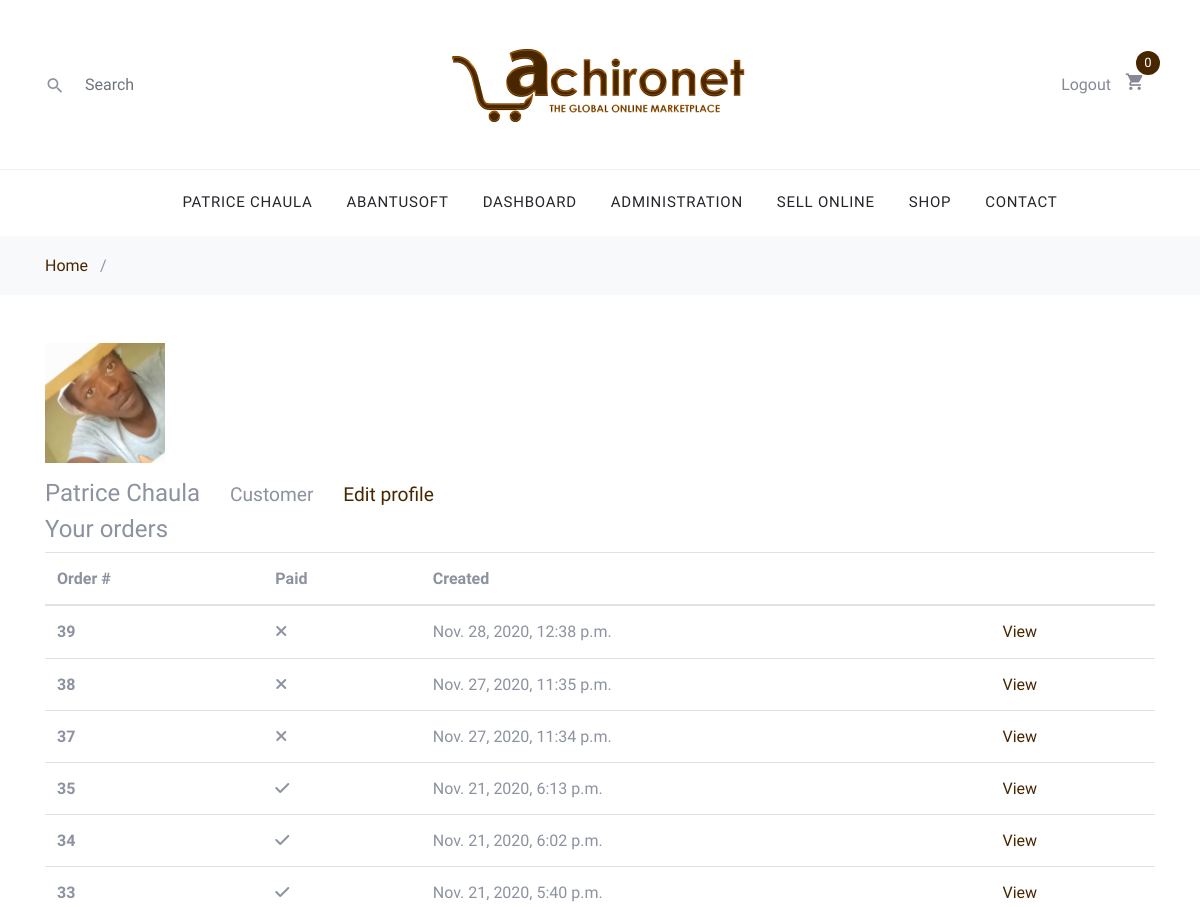
Before: /users/profile/7/ (signed in, upper part) with the older database file.
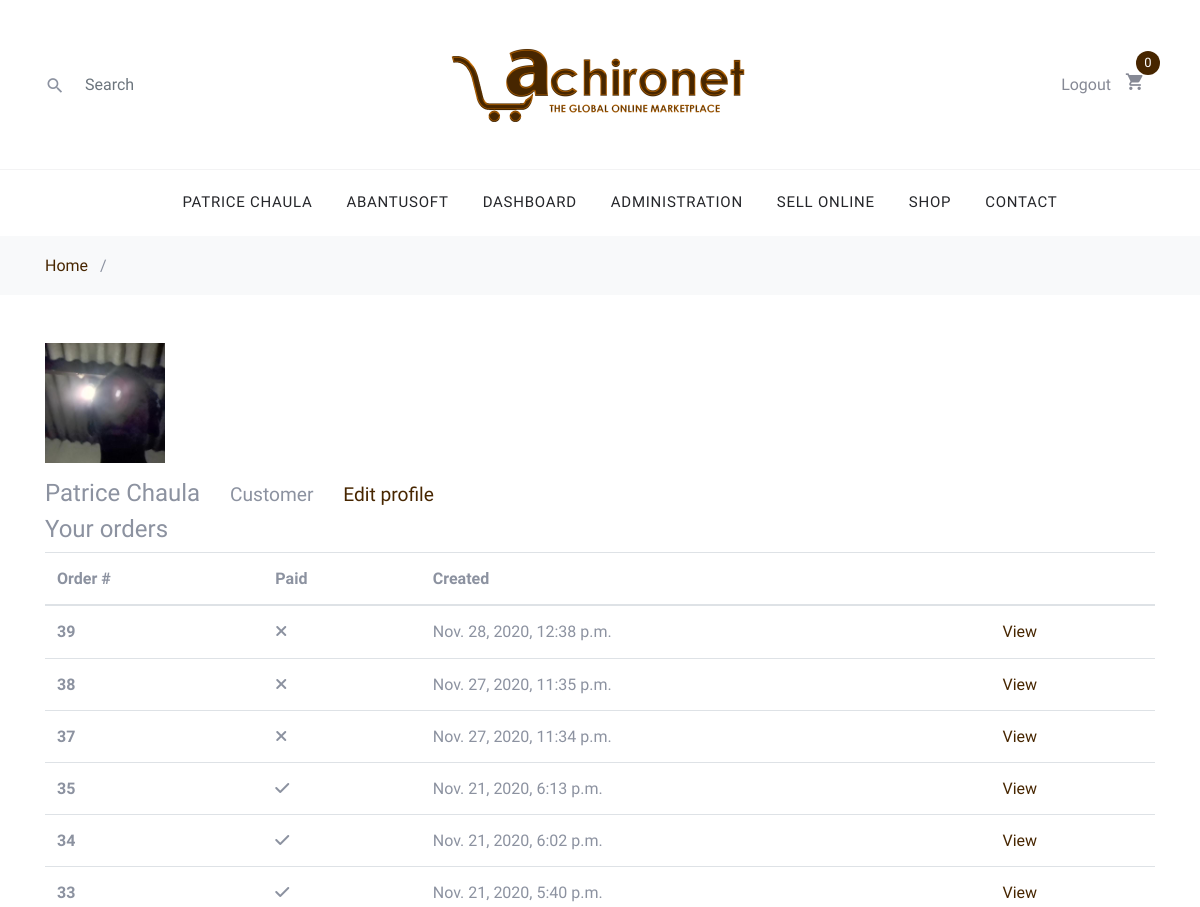
After: the same page with the newer database file.
### users/models.py (models this page shows)
class Profile(models.Model):
    firstname = models.CharField(max_length=45)
    lastname = models.CharField(max_length=45)
    profile_picture = models.OneToOneField(
        "Photo", null=True, blank=True, on_delete=models.SET_NULL)
    user = models.OneToOneField(
        User, null=True, blank=True, on_delete=models.CASCADE)
    def __str__(self):
        return self.firstname + " " + self.lastname

class Photo(models.Model):
    file = models.ImageField(upload_to=RandomFileName("profile-images"), blank=True)
    description = models.CharField(max_length=255, blank=True)
    uploaded_at = models.DateTimeField(auto_now_add=True)
    class Meta:
        verbose_name = 'photo'
        verbose_name_plural = 'photos'

### users/views.py (the view)
# urls.py: path("profile/<pk>/", views.ProfileView.as_view(), name="profile"),
class ProfileView(DetailView):
    model = Profile
    template_name = "users/profile.html"
    def get_context_data(self, **kwargs):
        context = super().get_context_data(**kwargs)
        context['orders'] = self.object.orders.all()
        return context

### users/models.py (called while the page is built)
    def __str__(self):
        return self.tradename

### users/templates/users/profile.html (shortened to what this page needs)
{% extends "./base.html" %}
{% load static %}
{% load crispy_forms_tags %}
{% block content %}
<div class="container">
    <div class="row py-5">
        <div class="col-xs-12 col-sm-12">
            <div class="panel panel-default">
                <div class="panel-body">
                    <div class="profile__avatar img-fluid">
                        <figure class="block-4-image">
                            <img src="{{ object.profile_picture.file.url }}" alt="Profile picture" class="img-fluid product-img">
                        </figure>
                    </div>
                    <div class="profile__header">
                        <h4>{{object.firstname}} {{object.lastname}} &nbsp; &nbsp;
                            <small>Customer</small> &nbsp; &nbsp;
                            {% if request.user.profile.pk == object.pk %}
                            <small>
                                <a href="{% url 'users:edit-profile' request.user.profile.pk %}" class="card-link">
                                  Edit profile
                                </a>
                            </small>
                            {% endif %}
                        </h4>
                    </div>
                </div>
            </div>
            {% if request.user.profile.pk == object.pk %}
            <div class="panel panel-default">
                <div class="panel-heading">
                    <h4 class="panel-title">Your orders</h4>
                </div>
                <div class="panel-body">
                   {% if orders %}
                   <div class="table-responsive">
                    <table class="table">
                        <thead>
                            <tr>
                            <th scope="col">Order #</th>
                            <th scope="col">Paid</th>
                            <th scope="col">Created</th>
                            <th>&nbsp;</th>
                            </tr>
                        </thead>
                        <tbody>
                        {% for order in orders %}
                            <tr>
                            <th scope="row">{{order.id}}</th>
                            <td>
                              {% if order.paid %}
                                <i class="fas fa-check"></i>
                              {% else %}
                                <i class="fas fa-times"></i>
                              {% endif %}
                            </td>
                            <td>{{order.created}}</td>
                            <td>
                              <a href="{% url 'order:order_view' order.id %}">View</a>
                            </td>
                            </tr>
                        {% endfor %}
                        </tbody>
                     </table>
                     </div>
                    {% else %}
                      <p>You haven't made  any purchases</p>
                    {% endif %}
                </div>
            </div>
            {% endif %}
        </div>
    </div>
</div>
{% endblock %}

Changed rows visible on the page:
changed Profile "Patrice": profile_picture.file: a different picture
